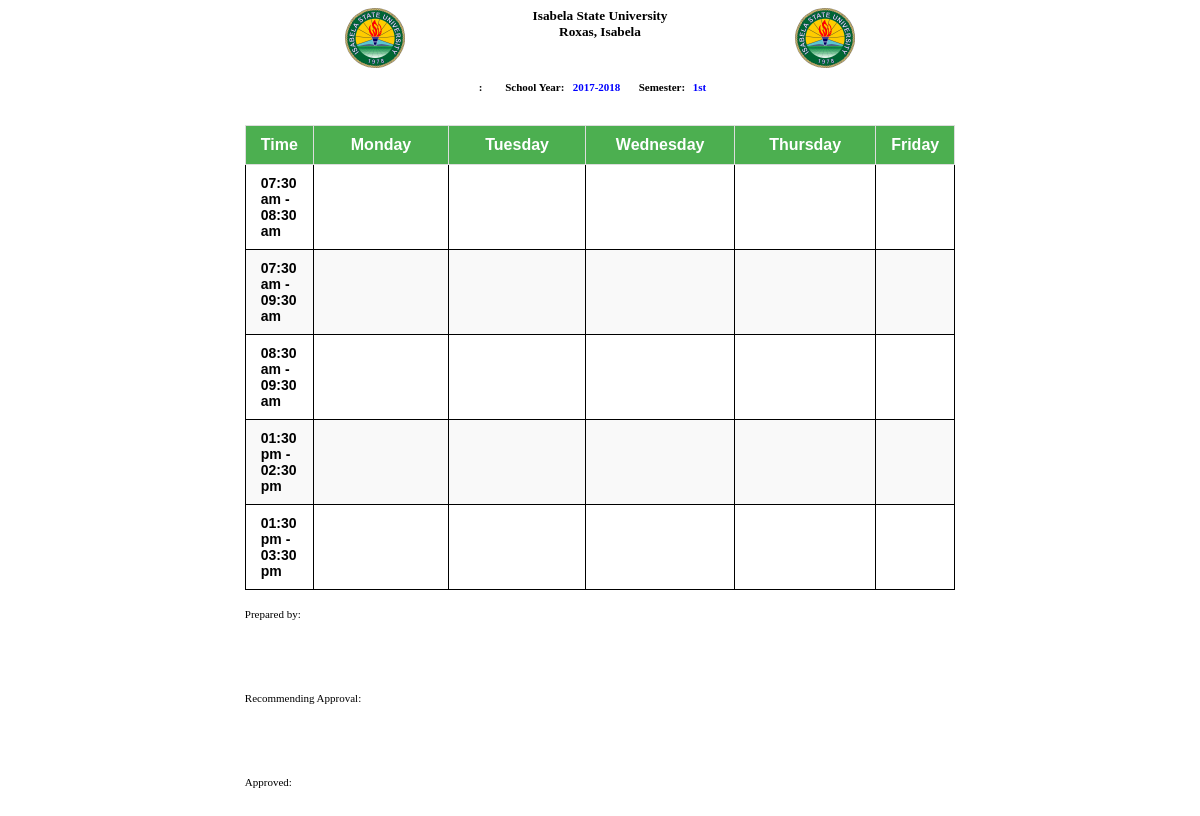
The app's page /pages/class_sched.php (signed in) with its own data.
### tables this page shows
CREATE TABLE `settings` (
  `settings_id` int(11) NOT NULL,
  `term` varchar(10) NOT NULL,
  `sem` varchar(15) NOT NULL,
  `sy` varchar(10) NOT NULL,
  `status` varchar(10) NOT NULL
);

CREATE TABLE `time` (
  `time_id` int(11) NOT NULL,
  `time_start` time NOT NULL,
  `time_end` time NOT NULL,
  `days` varchar(15) NOT NULL
);

### dist/includes/report_body.php (the view, shortened to what this page needs)
<table style="width:100%;float:left">
	<thead>
		<tr>
			<th class="first">Time</th>
			<th>Monday</th>
			<th>Tuesday</th>
			<th>Wednesday</th>
			<th>Thursday</th>
			<th>Friday</th>
		</tr>
	</thead>
	<?php
	$query = mysqli_query($con, "
        SELECT DISTINCT time.*
        FROM time
        LEFT JOIN schedule ON time.time_id = schedule.time_id
        WHERE schedule.day IN ('m', 't', 'w', 'th', 'f')
        ORDER BY time.time_start
    ") or die(mysqli_error($con));
	while ($row = mysqli_fetch_array($query)) {
		$start = date("h:i a", strtotime($row['time_start']));
		$end = date("h:i a", strtotime($row['time_end']));
	?>
		<tr>
			<td class="first"><?php echo $start . " - " . $end; ?></td>
		<?php
		$days = ['m', 't', 'w', 'th', 'f'];
		foreach ($days as $day) {
			echo "<td>";
			echo "</td>";
		}
	}
		?>
</table>

### pages/class_sched.php (shortened to what this page needs)
<!DOCTYPE hmtl>
<html>
<head>
  <link rel="stylesheet" href="../dist/css/print.css" media="print">
</head>
<body>
  <?php
  include('../dist/includes/dbcon.php');
  ?>
  <div class="wrapper_print">
    <?php
    $sid = $_SESSION['settings'];
    $settings = mysqli_query($con, "select * from settings where settings_id='$sid'") or die(mysqli_error($con));
    $rows = mysqli_fetch_array($settings);
    include('../dist/includes/logo.php');
    include('../dist/includes/report_header.php');
    include('../dist/includes/report_body.php');
    include('../dist/includes/report_footer.php');
    ?>
</body>
</html>

### dist/includes/logo.php (shortened to what this page needs)
<img src="../images/isu-logo.png" width="60px" height="60px" class="logo">
<img src="../images/isu-logo.png" width="60px" height="60px" class="logo2" style="display:hidden">
        <h5 align="center">
            Isabela State University</br>
            Roxas, Isabela</br><br><br>
        </h5>

### dist/includes/report_header.php (shortened to what this page needs)
<h5 align="center" style="margin-top: -15px;margin-bottom: 10px">
<span style="margin-right: 5px"><?php echo $text;?>: </span>
<span style="margin-right: 5px">School Year:</span>
<span style="color: blue;margin-right: 15px">
	<?php echo $rows['sy']; ?>
</span>
<span style="margin-right: 5px">Semester: </span>
<span style="color: blue;margin-right: 15px">
	<?php echo $rows['sem']; ?>
</span>
</h5>

### dist/includes/report_footer.php (shortened to what this page needs)
<div style="clear:both;"><br></div>
<span>Prepared by:</span><br><br>
<?php
			include('../dist/includes/dbcon.php');
			$id=$_SESSION['id'];
			$query=mysqli_query($con,"select * from signatories natural join member natural join designation where seq='1' and set_by='$id'")or die(mysqli_error($con));
				 $row=mysqli_fetch_array($query);
				 echo "<span>$row[member_first] $row[member_last]</span><br>";
?>
<br><br>
<span>Recommending Approval:</span><br><br>
<?php
			$query=mysqli_query($con,"select * from signatories natural join member natural join designation where seq='3' and set_by='$id'")or die(mysqli_error($con));
				 $row1=mysqli_fetch_array($query);
				 echo "<span style='position:absolute;left:400px'>$row1[member_first] $row1[member_last]</span><br>";
?>
<br><br>
<span>Approved:</span><br><br>
<?php
			$query=mysqli_query($con,"select * from signatories natural join member natural join designation where seq='4' and set_by='$id'")or die(mysqli_error($con));
				 $row=mysqli_fetch_array($query);
				 echo "<span>$row[member_first] $row[member_last]</span><br>";
?>

### dist/includes/report_header.php (style rules this page uses)
span { font-size: 11px!important; }
table td,th { border: 1px solid black; }
table { border-collapse:collapse; text-align:center; font-size:9px; }
tr { height:45px; }
thead tr { height:5px!important; }
.logo { float:left; margin-left:100px }
.logo2 { float:right; margin-right:100px }
.wrapper_print { width:60%; margin:auto; }
.first { width:50px }
th { width:25% }

### dist/includes/report_body.php (style rules this page uses)
table { width: 100%; border-collapse: collapse; font-family: Arial, sans-serif; margin-top: 20px; }
th, td { padding: 10px 15px; text-align: center; font-size: 14px; border: 1px solid #ddd; }
th { background-color: #4CAF50; color: white; font-size: 16px; }
tr:nth-child(even) { background-color: #f9f9f9; }
.first { font-weight: bold; text-align: left; }

### records on screen
settings: sy "2017-2018", sem "1st"
time: time_start "07:30 am", time_end "08:30 am"
time: time_start "07:30 am", time_end "09:30 am"
time: time_start "08:30 am", time_end "09:30 am"
time: time_start "01:30 pm", time_end "02:30 pm"
time: time_start "01:30 pm", time_end "03:30 pm"
